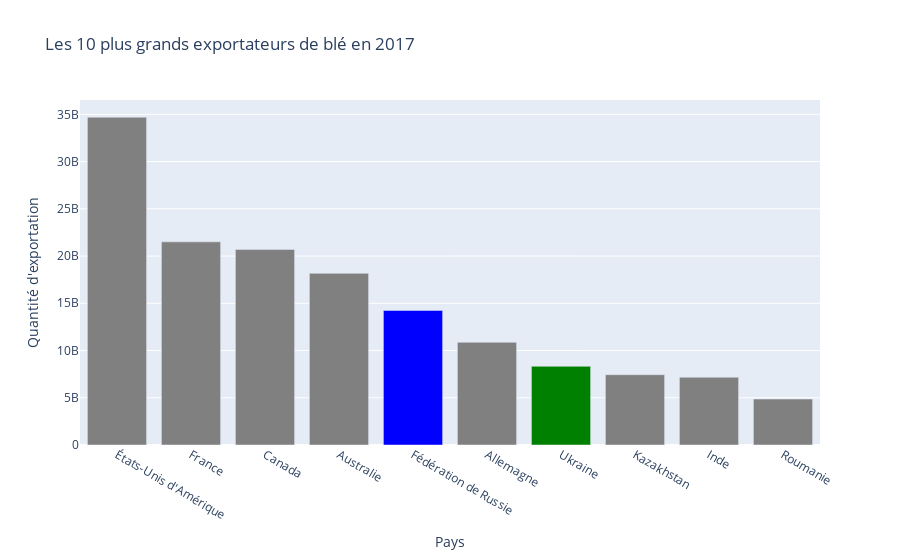

This figure's notebook cell:
### Code cell
import plotly.express as px
import pandas as pd

# Charger le DataFrame avec les données des exportations de blé par pays
data = {
    'Zone': ['États-Unis d\'Amérique', 'France', 'Canada', 'Australie', 'Fédération de Russie', 'Allemagne', 'Ukraine', 'Kazakhstan', 'Inde', 'Roumanie'],
    'Exportations - Quantité': [34691000000, 21502000000, 20704000000, 18171000000, 14243000000, 10870000000, 8331000000, 7442000000, 7168000000, 4866000000]
}

df = pd.DataFrame(data)

# Créer un graphique à barres
fig = px.bar(df, x='Zone', y='Exportations - Quantité', title='Les 10 plus grands exportateurs de blé en 2017')

# Personnaliser la couleur de la Russie et de l'Ukraine en utilisant color_discrete_map
fig.update_traces(marker=dict(color=['blue' if zone == 'Fédération de Russie' else 'green' if zone == 'Ukraine' else 'gray' for zone in df['Zone']]))

# Personnaliser le graphique (ajouter un titre et libellés d'axes)
fig.update_xaxes(title_text='Pays')
fig.update_yaxes(title_text='Quantité d\'exportation')

# Afficher le graphique
fig.show()

### Figure 1 — Plotly figure (JSON) as saved in the notebook; plotly's stock layout.template omitted (floating-point values rounded to 4 significant figures)
{"data": [{"alignmentgroup": "True", "hovertemplate": "Zone=%{x}<br>Exportations - Quantité=%{y}<extra></extra>", "legendgroup": "", "marker": {"color": ["gray", "gray", "gray", "gray", "blue", "gray", "green", "gray", "gray", "gray"], "pattern": {"shape": ""}}, "name": "", "offsetgroup": "", "orientation": "v", "showlegend": false, "textposition": "auto", "type": "bar", "x": ["États-Unis d'Amérique", "France", "Canada", "Australie", "Fédération de Russie", "Allemagne", "Ukraine", "Kazakhstan", "Inde", "Roumanie"], "xaxis": "x", "y": [34691000000, 21502000000, 20704000000, 18171000000, 14243000000, 10870000000, 8331000000, 7442000000, 7168000000, 4866000000], "yaxis": "y"}], "layout": {"barmode": "relative", "legend": {"tracegroupgap": 0}, "title": {"text": "Les 10 plus grands exportateurs de blé en 2017"}, "xaxis": {"anchor": "y", "domain": [0, 1], "title": {"text": "Pays"}}, "yaxis": {"anchor": "x", "domain": [0, 1], "title": {"text": "Quantité d'exportation"}}}}
